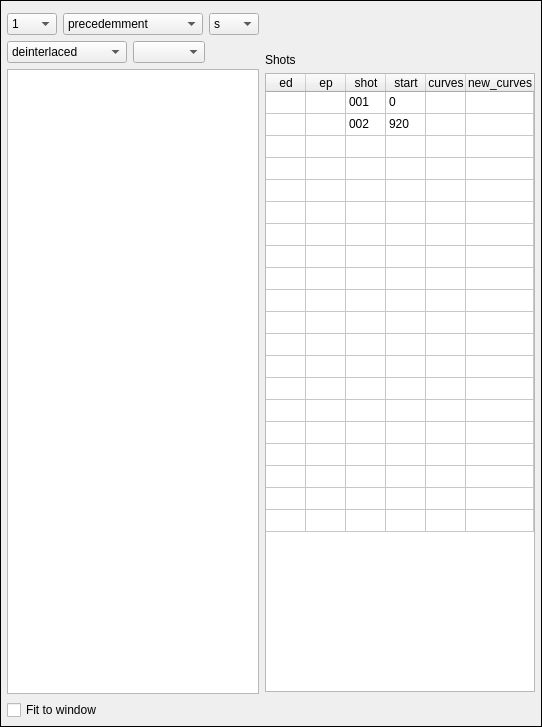
<?xml version="1.0" encoding="UTF-8"?>
<ui version="4.0">
 <class>widget_selection</class>
 <widget class="QWidget" name="widget_selection">
  <property name="geometry">
   <rect>
    <x>0</x>
    <y>0</y>
    <width>500</width>
    <height>727</height>
   </rect>
  </property>
  <property name="maximumSize">
   <size>
    <width>500</width>
    <height>16777215</height>
   </size>
  </property>
  <property name="windowTitle">
   <string>Form</string>
  </property>
  <layout class="QVBoxLayout" name="verticalLayout_5">
   <property name="spacing">
    <number>0</number>
   </property>
   <property name="leftMargin">
    <number>0</number>
   </property>
   <property name="topMargin">
    <number>0</number>
   </property>
   <property name="rightMargin">
    <number>0</number>
   </property>
   <property name="bottomMargin">
    <number>0</number>
   </property>
   <item>
    <widget class="QFrame" name="frame">
     <property name="frameShape">
      <enum>QFrame::Panel</enum>
     </property>
     <property name="frameShadow">
      <enum>QFrame::Plain</enum>
     </property>
     <layout class="QVBoxLayout" name="verticalLayout_4">
      <property name="leftMargin">
       <number>6</number>
      </property>
      <property name="topMargin">
       <number>6</number>
      </property>
      <property name="rightMargin">
       <number>6</number>
      </property>
      <property name="bottomMargin">
       <number>6</number>
      </property>
      <item>
       <widget class="Widget_app_controls" name="widget_app_controls" native="true"/>
      </item>
      <item>
       <layout class="QHBoxLayout" name="horizontalLayout_5">
        <item>
         <layout class="QVBoxLayout" name="verticalLayout">
          <item>
           <layout class="QHBoxLayout" name="horizontalLayout">
            <item>
             <widget class="QComboBox" name="comboBox_episode">
              <property name="sizePolicy">
               <sizepolicy hsizetype="Preferred" vsizetype="Fixed">
                <horstretch>0</horstretch>
                <verstretch>0</verstretch>
               </sizepolicy>
              </property>
              <property name="minimumSize">
               <size>
                <width>50</width>
                <height>0</height>
               </size>
              </property>
              <property name="acceptDrops">
               <bool>false</bool>
              </property>
              <property name="editable">
               <bool>false</bool>
              </property>
              <property name="currentText">
               <string notr="true">1</string>
              </property>
              <property name="maxVisibleItems">
               <number>20</number>
              </property>
              <property name="sizeAdjustPolicy">
               <enum>QComboBox::AdjustToContents</enum>
              </property>
              <property name="frame">
               <bool>true</bool>
              </property>
              <item>
               <property name="text">
                <string>1</string>
               </property>
              </item>
              <item>
               <property name="text">
                <string>2</string>
               </property>
              </item>
              <item>
               <property name="text">
                <string>39</string>
               </property>
              </item>
             </widget>
            </item>
            <item>
             <widget class="QComboBox" name="comboBox_part">
              <property name="sizePolicy">
               <sizepolicy hsizetype="Maximum" vsizetype="Fixed">
                <horstretch>0</horstretch>
                <verstretch>0</verstretch>
               </sizepolicy>
              </property>
              <property name="minimumSize">
               <size>
                <width>140</width>
                <height>0</height>
               </size>
              </property>
              <property name="acceptDrops">
               <bool>false</bool>
              </property>
              <property name="editable">
               <bool>false</bool>
              </property>
              <property name="currentText">
               <string notr="true">precedemment</string>
              </property>
              <property name="currentIndex">
               <number>0</number>
              </property>
              <property name="maxVisibleItems">
               <number>10</number>
              </property>
              <property name="sizeAdjustPolicy">
               <enum>QComboBox::AdjustToContents</enum>
              </property>
              <property name="frame">
               <bool>true</bool>
              </property>
              <item>
               <property name="text">
                <string>precedemment</string>
               </property>
              </item>
              <item>
               <property name="text">
                <string>episode</string>
               </property>
              </item>
              <item>
               <property name="text">
                <string>a_suivre</string>
               </property>
              </item>
              <item>
               <property name="text">
                <string>reportage</string>
               </property>
              </item>
              <item>
               <property name="text">
                <string>g_debut</string>
               </property>
              </item>
              <item>
               <property name="text">
                <string>g_fin</string>
               </property>
              </item>
              <item>
               <property name="text">
                <string>g_asuivre</string>
               </property>
              </item>
             </widget>
            </item>
            <item>
             <widget class="QComboBox" name="comboBox_edition">
              <property name="sizePolicy">
               <sizepolicy hsizetype="Preferred" vsizetype="Fixed">
                <horstretch>0</horstretch>
                <verstretch>0</verstretch>
               </sizepolicy>
              </property>
              <property name="minimumSize">
               <size>
                <width>50</width>
                <height>0</height>
               </size>
              </property>
              <property name="acceptDrops">
               <bool>false</bool>
              </property>
              <property name="editable">
               <bool>false</bool>
              </property>
              <property name="currentText">
               <string notr="true">s</string>
              </property>
              <property name="currentIndex">
               <number>0</number>
              </property>
              <property name="maxVisibleItems">
               <number>10</number>
              </property>
              <property name="sizeAdjustPolicy">
               <enum>QComboBox::AdjustToContents</enum>
              </property>
              <property name="frame">
               <bool>true</bool>
              </property>
              <item>
               <property name="text">
                <string>s</string>
               </property>
              </item>
              <item>
               <property name="text">
                <string>k</string>
               </property>
              </item>
              <item>
               <property name="text">
                <string>a</string>
               </property>
              </item>
             </widget>
            </item>
           </layout>
          </item>
          <item>
           <layout class="QHBoxLayout" name="horizontalLayout_6">
            <property name="topMargin">
             <number>0</number>
            </property>
            <item>
             <widget class="QComboBox" name="comboBox_step">
              <property name="sizePolicy">
               <sizepolicy hsizetype="Preferred" vsizetype="Fixed">
                <horstretch>0</horstretch>
                <verstretch>0</verstretch>
               </sizepolicy>
              </property>
              <property name="minimumSize">
               <size>
                <width>120</width>
                <height>0</height>
               </size>
              </property>
              <item>
               <property name="text">
                <string>deinterlaced</string>
               </property>
              </item>
             </widget>
            </item>
            <item>
             <widget class="QComboBox" name="comboBox_filter_id"/>
            </item>
            <item>
             <spacer name="horizontalSpacer">
              <property name="orientation">
               <enum>Qt::Horizontal</enum>
              </property>
              <property name="sizeHint" stdset="0">
               <size>
                <width>10</width>
                <height>20</height>
               </size>
              </property>
             </spacer>
            </item>
           </layout>
          </item>
          <item>
           <widget class="QListWidget" name="list_images">
            <property name="sizePolicy">
             <sizepolicy hsizetype="Expanding" vsizetype="MinimumExpanding">
              <horstretch>0</horstretch>
              <verstretch>0</verstretch>
             </sizepolicy>
            </property>
            <property name="minimumSize">
             <size>
              <width>0</width>
              <height>500</height>
             </size>
            </property>
            <property name="editTriggers">
             <set>QAbstractItemView::NoEditTriggers</set>
            </property>
            <property name="showDropIndicator" stdset="0">
             <bool>false</bool>
            </property>
            <property name="selectionMode">
             <enum>QAbstractItemView::SingleSelection</enum>
            </property>
            <property name="viewMode">
             <enum>QListView::ListMode</enum>
            </property>
           </widget>
          </item>
          <item>
           <widget class="QCheckBox" name="checkBox_fit_image_to_window">
            <property name="text">
             <string>Fit to window</string>
            </property>
           </widget>
          </item>
         </layout>
        </item>
        <item>
         <layout class="QVBoxLayout" name="verticalLayout_3">
          <property name="topMargin">
           <number>40</number>
          </property>
          <item>
           <widget class="QLabel" name="label_edition_5">
            <property name="text">
             <string>Shots</string>
            </property>
           </widget>
          </item>
          <item>
           <widget class="QTableWidget" name="tableWidget_shots">
            <property name="sizePolicy">
             <sizepolicy hsizetype="MinimumExpanding" vsizetype="Expanding">
              <horstretch>0</horstretch>
              <verstretch>0</verstretch>
             </sizepolicy>
            </property>
            <property name="minimumSize">
             <size>
              <width>0</width>
              <height>600</height>
             </size>
            </property>
            <property name="frameShape">
             <enum>QFrame::StyledPanel</enum>
            </property>
            <property name="frameShadow">
             <enum>QFrame::Sunken</enum>
            </property>
            <property name="horizontalScrollBarPolicy">
             <enum>Qt::ScrollBarAsNeeded</enum>
            </property>
            <property name="sizeAdjustPolicy">
             <enum>QAbstractScrollArea::AdjustToContentsOnFirstShow</enum>
            </property>
            <property name="editTriggers">
             <set>QAbstractItemView::SelectedClicked</set>
            </property>
            <property name="showDropIndicator" stdset="0">
             <bool>false</bool>
            </property>
            <property name="dragDropOverwriteMode">
             <bool>false</bool>
            </property>
            <property name="selectionMode">
             <enum>QAbstractItemView::ExtendedSelection</enum>
            </property>
            <property name="selectionBehavior">
             <enum>QAbstractItemView::SelectRows</enum>
            </property>
            <property name="showGrid">
             <bool>true</bool>
            </property>
            <property name="wordWrap">
             <bool>false</bool>
            </property>
            <property name="cornerButtonEnabled">
             <bool>false</bool>
            </property>
            <property name="rowCount">
             <number>20</number>
            </property>
            <property name="columnCount">
             <number>6</number>
            </property>
            <attribute name="horizontalHeaderVisible">
             <bool>true</bool>
            </attribute>
            <attribute name="horizontalHeaderMinimumSectionSize">
             <number>28</number>
            </attribute>
            <attribute name="horizontalHeaderDefaultSectionSize">
             <number>40</number>
            </attribute>
            <attribute name="horizontalHeaderStretchLastSection">
             <bool>true</bool>
            </attribute>
            <attribute name="verticalHeaderVisible">
             <bool>false</bool>
            </attribute>
            <attribute name="verticalHeaderMinimumSectionSize">
             <number>22</number>
            </attribute>
            <attribute name="verticalHeaderDefaultSectionSize">
             <number>22</number>
            </attribute>
            <attribute name="verticalHeaderHighlightSections">
             <bool>true</bool>
            </attribute>
            <attribute name="verticalHeaderShowSortIndicator" stdset="0">
             <bool>false</bool>
            </attribute>
            <attribute name="verticalHeaderStretchLastSection">
             <bool>false</bool>
            </attribute>
            <row>
             <property name="text">
              <string>001</string>
             </property>
            </row>
            <row>
             <property name="text">
              <string>002</string>
             </property>
            </row>
            <row/>
            <row/>
            <row/>
            <row/>
            <row/>
            <row/>
            <row/>
            <row/>
            <row/>
            <row/>
            <row/>
            <row/>
            <row/>
            <row/>
            <row/>
            <row/>
            <row/>
            <row/>
            <column>
             <property name="text">
              <string>ed</string>
             </property>
            </column>
            <column>
             <property name="text">
              <string>ep</string>
             </property>
            </column>
            <column>
             <property name="text">
              <string>shot</string>
             </property>
            </column>
            <column>
             <property name="text">
              <string>start</string>
             </property>
            </column>
            <column>
             <property name="text">
              <string>curves</string>
             </property>
            </column>
            <column>
             <property name="text">
              <string>new_curves</string>
             </property>
            </column>
            <item row="0" column="2">
             <property name="text">
              <string>001</string>
             </property>
             <property name="flags">
              <set>ItemIsSelectable|ItemIsEnabled</set>
             </property>
            </item>
            <item row="0" column="3">
             <property name="text">
              <string>0</string>
             </property>
            </item>
            <item row="1" column="2">
             <property name="text">
              <string>002</string>
             </property>
            </item>
            <item row="1" column="3">
             <property name="text">
              <string>920</string>
             </property>
            </item>
           </widget>
          </item>
          <item>
           <layout class="QHBoxLayout" name="horizontalLayout_2">
            <item>
             <widget class="QPushButton" name="pushButton_save_shot_curves_selection">
              <property name="sizePolicy">
               <sizepolicy hsizetype="Maximum" vsizetype="Fixed">
                <horstretch>0</horstretch>
                <verstretch>0</verstretch>
               </sizepolicy>
              </property>
              <property name="text">
               <string/>
              </property>
              <property name="icon">
               <iconset>
                <normaloff>icons/purple/save.svg</normaloff>icons/purple/save.svg</iconset>
              </property>
              <property name="iconSize">
               <size>
                <width>16</width>
                <height>16</height>
               </size>
              </property>
              <property name="flat">
               <bool>true</bool>
              </property>
             </widget>
            </item>
            <item>
             <widget class="QPushButton" name="pushButton_remove_shot_curves_selection">
              <property name="sizePolicy">
               <sizepolicy hsizetype="Maximum" vsizetype="Fixed">
                <horstretch>0</horstretch>
                <verstretch>0</verstretch>
               </sizepolicy>
              </property>
              <property name="text">
               <string/>
              </property>
              <property name="icon">
               <iconset>
                <normaloff>icons/purple/x-square.svg</normaloff>icons/purple/x-square.svg</iconset>
              </property>
              <property name="iconSize">
               <size>
                <width>16</width>
                <height>16</height>
               </size>
              </property>
              <property name="flat">
               <bool>true</bool>
              </property>
             </widget>
            </item>
            <item>
             <widget class="QPushButton" name="pushButton_discard_shot_curves_selection">
              <property name="sizePolicy">
               <sizepolicy hsizetype="Maximum" vsizetype="Fixed">
                <horstretch>0</horstretch>
                <verstretch>0</verstretch>
               </sizepolicy>
              </property>
              <property name="text">
               <string/>
              </property>
              <property name="icon">
               <iconset>
                <normaloff>icons/purple/undo.svg</normaloff>icons/purple/undo.svg</iconset>
              </property>
              <property name="iconSize">
               <size>
                <width>16</width>
                <height>16</height>
               </size>
              </property>
              <property name="flat">
               <bool>true</bool>
              </property>
             </widget>
            </item>
            <item>
             <spacer name="horizontalSpacer_2">
              <property name="orientation">
               <enum>Qt::Horizontal</enum>
              </property>
              <property name="sizeHint" stdset="0">
               <size>
                <width>40</width>
                <height>20</height>
               </size>
              </property>
             </spacer>
            </item>
           </layout>
          </item>
         </layout>
        </item>
       </layout>
      </item>
     </layout>
    </widget>
   </item>
  </layout>
 </widget>
 <customwidgets>
  <customwidget>
   <class>Widget_app_controls</class>
   <extends>QWidget</extends>
   <header>common.widget_app_controls</header>
   <container>1</container>
  </customwidget>
 </customwidgets>
 <resources/>
 <connections/>
</ui>
